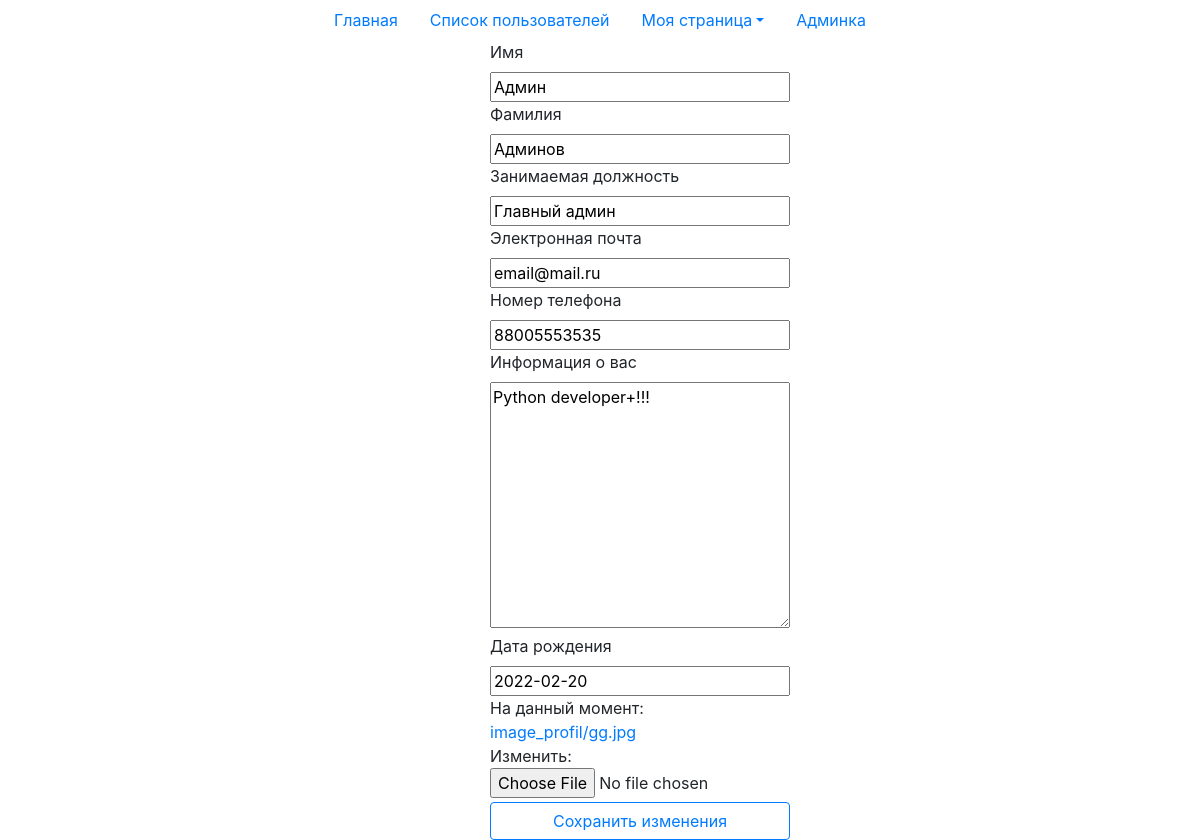
/account/my_page/edit/ (signed in), run on the app's committed database.
### accounts/models.py (models this page shows, shortened)
class Profile(models.Model):
    user = models.OneToOneField(User, on_delete=models.CASCADE,editable=False)
    first_name = models.CharField(max_length=30, verbose_name='Имя', default='Новый')
    last_name = models.CharField(max_length=30, verbose_name='Фамилия', default='Пользователь')
    position = models.CharField(max_length=100, verbose_name='Должность', default='Должность сотрудника')
    email = models.EmailField(max_length=100, verbose_name='Почта', default='Почта')
    number_phone = models.CharField(max_length=12, verbose_name='Номер телефона', default='Номер телефона')
    slug = models.SlugField(verbose_name="URL адрес", unique=True, blank=True, null=True, default='{}')
    bio = models.TextField(max_length=500, blank=True, verbose_name='Информация о человеке')
    birth_date = models.DateField(null=True, blank=True, verbose_name='Дата рождения')
    image = models.ImageField(null=True, blank=True, upload_to="image_profil", verbose_name='Фото профиля', default='default_photo')
    class Meta:
        verbose_name = u'Данные пользователя'
        verbose_name_plural = u'Данные пользователей'

### accounts/views.py (the view)
# urls.py: path('my_page/edit/', views.update_profile, name='my_page_edit_url'),
@login_required
@transaction.atomic
def update_profile(request):
    if request.method == 'POST':
        user_form = UserForm(request.POST, request.FILES, instance=request.user)
        profile_form = ProfileForm(request.POST, request.FILES, instance=request.user.profile)
        if user_form.is_valid() and profile_form.is_valid():
            user_form.save()
            profile_form.save()
            return redirect('my_page_url')
        else:
            pass
    else:
        user_form = UserForm(instance=request.user)
        profile_form = ProfileForm(instance=request.user.profile)
    return render(request, 'accounts/edit.html', {
        'user_form': user_form,
        'profile_form': profile_form
    })

### accounts/forms.py
class UserForm(forms.ModelForm):
    class Meta:
        model = User
        fields = ()

class ProfileForm(forms.ModelForm):
    image = forms.ImageField()
    class Meta:
        model = Profile
        exclude = ['user']
        fields = '__all__'

### accounts/templates/accounts/edit.html (shortened to what this page needs)
{% extends 'home/base.html' %}
{% load static %}
{% block content %}
<div class="mx-auto" style="width: 220px;">
<form method="post"  enctype="multipart/form-data">
  <label>Имя</label></br>
  {{ profile_form.first_name }}</br>
  <label>Фамилия</label></br>
  {{ profile_form.last_name }}</br>
  <label>Занимаемая должность</label></br>
  {{ profile_form.position }}</br>
  <label>Электронная почта</label></br>
  {{ profile_form.email }}</br>
  <label>Номер телефона</label></br>
  {{ profile_form.number_phone }}</br>
  <label>Информация о вас</label></br>
  {{ profile_form.bio }}</br>
  <label>Дата рождения</label></br>
  {{ profile_form.birth_date }}</br>
  {{ profile_form.image }}</br>
    <button type="submit" style="margin-top:2%; width:300px;" class="btn btn-outline-primary">Сохранить изменения</button>
</form>
</div>
{% endblock %}

### accounts/templates/accounts/edit.html (style rules this page uses)
textarea { width:300px; }
input { width:300px; }

### data on the page
Profile: first_name "Админ", last_name "Админов", position "Главный админ", email "email@mail.ru", number_phone "88005553535", bio "Python developer+!!!", birth_date "2022-02-20"
